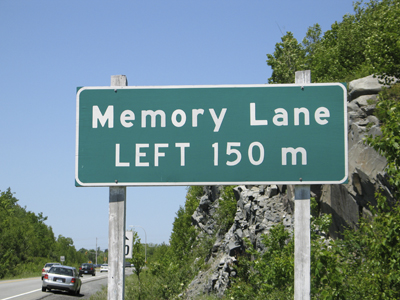
#> input picture Assignments/Project/sign_board.jpg, 400 x 300 px
$ python -i imagestitching.py   (imports and definitions only)
#> lines starting #> are read from the running program, lines starting #| are printed output that depends on the picture
from __future__ import print_function  #
import cv2
import argparse
import os
import numpy
import numpy as np
import random

# [26 lines left out: functions up_to_step_1, save_step_1, not called in this run]

''' this is the helper function for 2nd part'''
# [16 lines left out: function draw_matches, not called in this run]


''' this is the helper function for 2nd part'''
# [100 lines left out: functions explore_match, up_to_step_2, save_step_2, not called in this run]

def up_to_step_3(imgs):
    """Complete pipeline up to step 3: estimating homographies and warpings"""
    # ... your code here ...


    homographyList = []
    filenum=[]
    comman=[]
    imgs2=[]
    image_warping=[]
    for n,i in enumerate(imgs):
        surf = cv2.xfeatures2d.SURF_create(3000)
        kp1, des1 = surf.detectAndCompute(i,None)
        for m,j in enumerate(imgs):
            if n==m or [n,m] in comman or [m,n] in comman:
                continue

            kp2, des2 = surf.detectAndCompute(j,None)
            best_ones=[]
            first_match=[]
            best_matches=[]
            match_sorted=[]
            for k in range(0, len(des1)):
                a = des1[k]
                maxdist = 10000
                jvalue = 0
                for l in range(0, len(des2)):
                    b = des2[l]
                    dist = numpy.linalg.norm(a-b)
                    first_match.append([k,l,dist])
                match_sorted=list(sorted(first_match,key = lambda x:x[2]))
                best_ones.append([cv2.DMatch(match_sorted[0][0],match_sorted[0][1],match_sorted[0][2]),cv2.DMatch(match_sorted[1][0],match_sorted[1][1],match_sorted[1][2])])
                first_match=[]
                match_sorted=[]
            for o,p in best_ones:
                if o.distance < 0.80*p.distance:
                    best_matches.append([o])
            if len(best_matches)<10:
                print("Anything is not in common")
            for first_match in best_matches:
                (x1, y1) = kp1[first_match[0].queryIdx].pt
                (x2, y2) = kp2[first_match[0].trainIdx].pt
                homographyList.append([x1, y1, x2, y2])
            homo = np.matrix(homographyList)
            finalH, inliers = ransac(homo, 0.60)
            #print(finalH)
            filenum.append([n,m,len(kp1),len(kp2),len(best_matches)])
            comman.append([n,m])
            source,destination=warpAffinePadded(i,j,finalH[:2])
            image_warping.append([source,destination])
    return image_warping, comman

''' helper function for part 3'''
# [31 lines left out: function ransac, not called in this run]


''' helper function for part 3'''
# [25 lines left out: function calculateHomography, not called in this run]

''' helper function for part 3'''
# [9 lines left out: function geometricDistance, not called in this run]


''' helper function for part 3'''
# [163 lines left out: functions warpAffinePadded, save_step_3, warpImages, up_to_step_4, save_step_4, not called in this run]


# [46 lines not run here, left out]

>>> import cv2
>>> picture = cv2.imread('../Project/sign_board.jpg', cv2.IMREAD_GRAYSCALE)
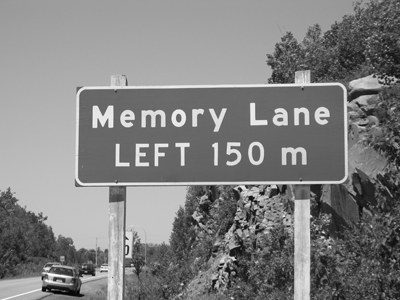
#> picture: shape (300, 400); min 2, max 255, mean 128.5
#> the loop in up_to_step_3, `for n,i in enumerate(imgs):` made 1 pass
#> after the loop in up_to_step_3, `for n,i in enumerate(imgs):`: comman = []
#> (the run stopped early here; a loop or call above may not have finished)
